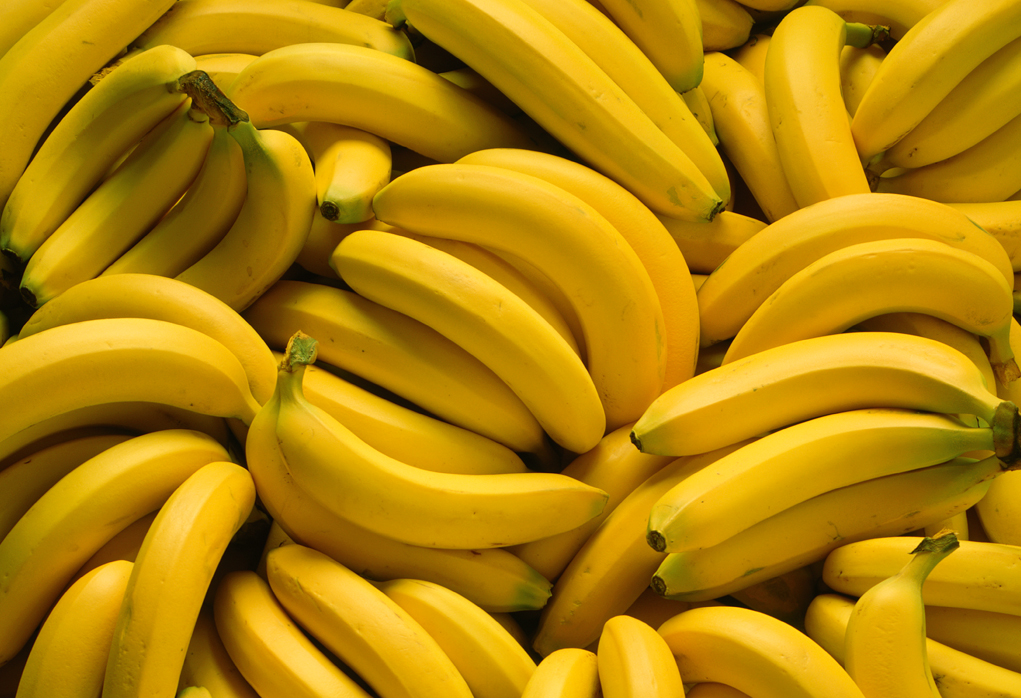
#> input picture Chapter 9/banana.png, 1021 x 698 px
$ python adaptive_thresholding.py --image banana.png
#> lines starting #> are read from the running program, lines starting #| are printed output that depends on the picture; after the words box and inside, x2 and y2 are one past the last pixel; in counts of white or black regions, pixels touching at a corner belong together
import numpy as np
import argparse
import cv2

ap = argparse.ArgumentParser()
ap.add_argument("-i", "--image", required = True, help = "Path to the image")
args = vars(ap.parse_args())

image = cv2.imread(args["image"])
#> image is the input picture: shape (698, 1021, 3); mean B, G, R 9.2, 132.6, 179
#Convert to grayscale
image = cv2.cvtColor(image, cv2.COLOR_BGR2GRAY)
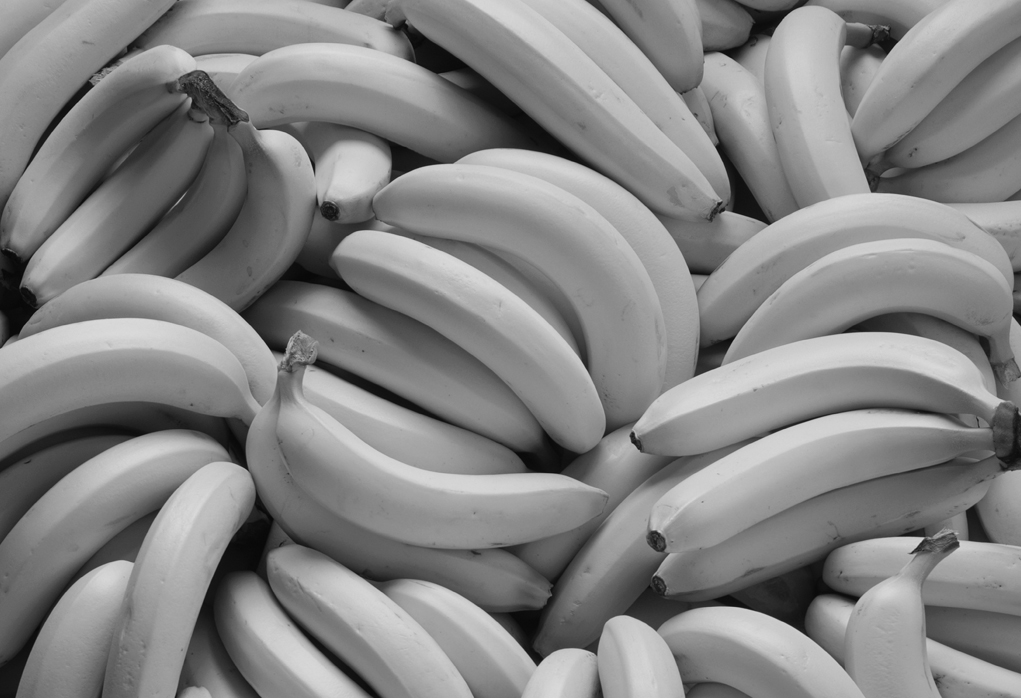
#> image: shape (698, 1021); min 7, max 219, mean 132.4
#Apply gaussian blur
#Removes some hard edges
blurred = cv2.GaussianBlur(image, (5,5), 0)
cv2.imshow("Image", image)
cv2.waitKey(0)

#Apply adaptive thresholding
#Arguments - image, max value, method for computing threshold, thresholding method, surrounding pixel size (11x11), C (subtracted from mean, used to fine tune thresholding)
#ADAPTIVE_THRESH_MESH_C computes average of surrounding pixels and uses it as T value
thresh = cv2.adaptiveThreshold(blurred, 255, cv2.ADAPTIVE_THRESH_MEAN_C, cv2.THRESH_BINARY_INV, 11, 7)
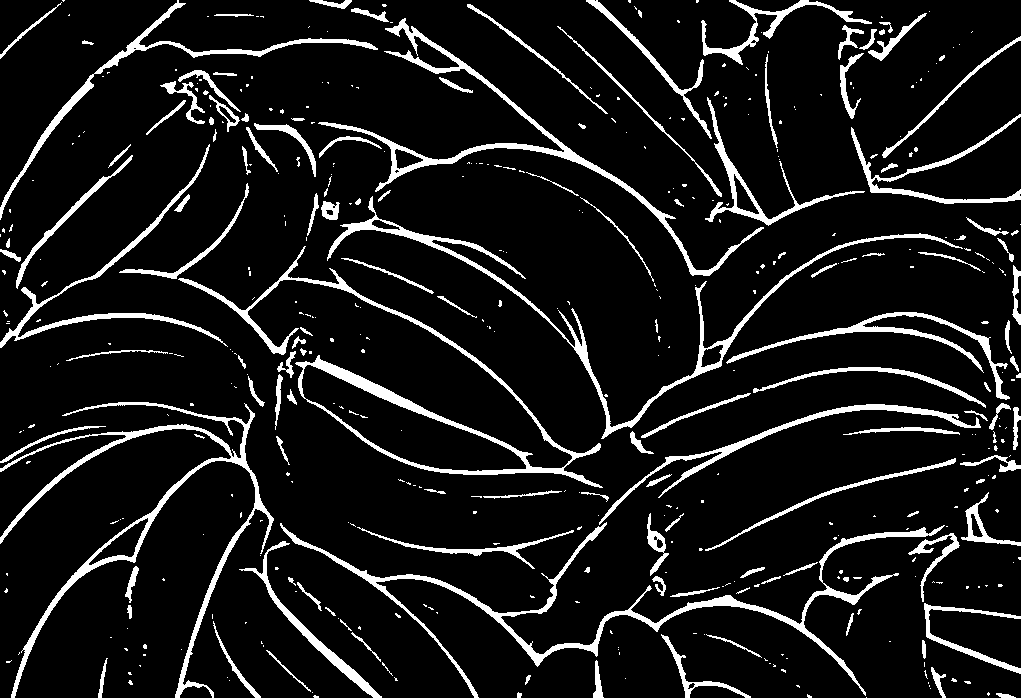
#> thresh: shape (698, 1021); 9.7% white; 466 white regions (325 under 20 px), largest, box (x1, y1, x2, y2) and area: (280, 522, 945, 698) 6384, (0, 402, 274, 698) 6239, (178, 246, 603, 488) 6012
cv2.imshow("Mean Thresh", thresh)
cv2.waitKey(0)

#ADAPTIVE_THRESH_GAUSSIAN_C uses weighted mean
thresh = cv2.adaptiveThreshold(blurred, 255, cv2.ADAPTIVE_THRESH_GAUSSIAN_C, cv2.THRESH_BINARY_INV, 15, 3)
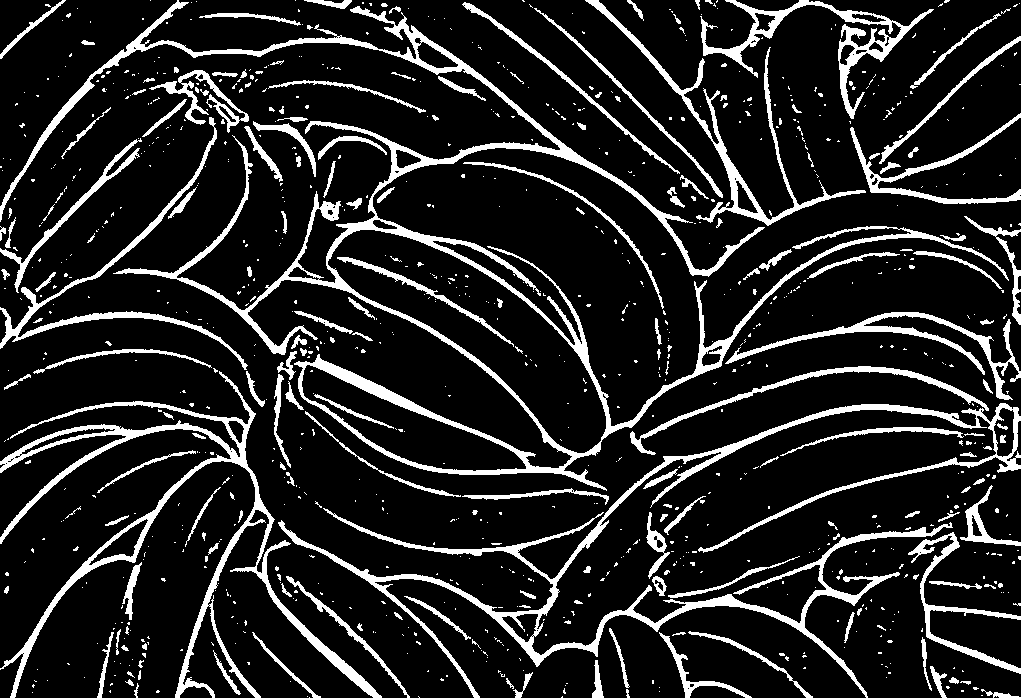
#> thresh: shape (698, 1021); 14% white; 960 white regions (775 under 20 px), largest, box (x1, y1, x2, y2) and area: (0, 0, 1009, 491) 23983, (278, 403, 1021, 698) 14207, (0, 371, 382, 698) 10601
cv2.imshow("Mean Thresh", thresh)
cv2.waitKey(0)
